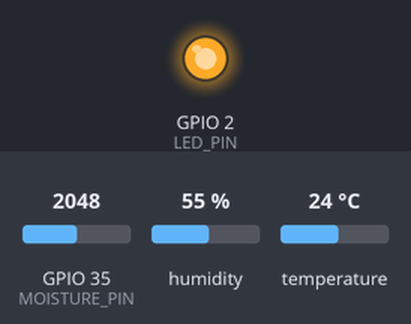
The sketch below on a simulated ESP32. Parts: output pins drawn as LEDs (lit = HIGH). The inputs (shaded band) are chosen by the test bench; at power-on: GPIO 35 (MOISTURE_PIN) = 2048, humidity 55 %, temperature 24 °C. Nothing arrives over Bluetooth unless stated; what the sketch prints to the serial monitor is not drawn.

Above: at 0.1 s.
Timing chart, 0 to 1.6 s (numbered marks = the images above):
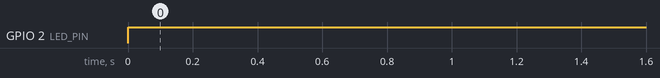

The sketch:

aquasense.ino
```cpp
#include <Arduino.h>
#include "BluetoothSerial.h"
#include <Wire.h>
#include <Adafruit_Sensor.h>
#include <Adafruit_AHTX0.h>

BluetoothSerial SerialBT;
Adafruit_AHTX0 aht;

// Pines I2C para AHT10
#define SDA_PIN 32
#define SCL_PIN 33

// Sensor de humedad capacitivo
#define MOISTURE_PIN 35

// LED azul integrado (cámbialo si tu LED está en otro pin)
#define LED_PIN 2

// ID de la ESP32 (cámbialo si tienes varias placas)
const char* DEVICE_ID = "ESTACA-01";

const int MOISTURE_AIR_VALUE   = 4095;
const int MOISTURE_WATER_VALUE = 1500;

// Tiempos
const unsigned long SEND_INTERVAL  = 2000; // ms entre envíos de datos
const unsigned long BLINK_INTERVAL = 300;  // ms para parpadeo LED

// Variables para controlar parpadeo y envíos
unsigned long lastBlink = 0;
bool ledState = false;

unsigned long lastSend = 0;

float mapToPercent(int value, int inMin, int inMax) {
  float pct = (float)(value - inMin) * 100.0 / (float)(inMax - inMin);
  return constrain(pct, 0, 100);
}

void setup() {
  Serial.begin(115200);

  // Inicializar I2C en los pines personalizados
  Wire.begin(SDA_PIN, SCL_PIN);

  pinMode(MOISTURE_PIN, INPUT);
  pinMode(LED_PIN, OUTPUT);
  digitalWrite(LED_PIN, LOW);  // Comienza apagado

  // Nombre Bluetooth de la ESP32
  if (!SerialBT.begin("AquaSense-" + String(DEVICE_ID))) {
    Serial.println("Error inicializando Bluetooth SPP");
  }

  if (!aht.begin(&Wire)) {
    Serial.println("No se encontró el AHT10/AHT20. Verifica SDA/SCL.");
  } else {
    Serial.println("AHT10 inicializado correctamente.");
  }
}

void loop() {
  unsigned long now = millis();

  // 1) Gestión del LED según conexión Bluetooth
  bool btConnected = SerialBT.hasClient();

  if (!btConnected) {
    // Parpadeo mientras NO hay cliente conectado
    if (now - lastBlink >= BLINK_INTERVAL) {
      lastBlink = now;
      ledState = !ledState;
      digitalWrite(LED_PIN, ledState ? HIGH : LOW);
    }
  } else {
    // Conexión establecida: LED fijo encendido (sin parpadear)
    digitalWrite(LED_PIN, HIGH);
  }

  // 2) Lectura de sensores y envío cada SEND_INTERVAL ms
  if (now - lastSend >= SEND_INTERVAL) {
    lastSend = now;

    sensors_event_t humidity, temp;
    aht.getEvent(&humidity, &temp);

    int rawMoisture = analogRead(MOISTURE_PIN);
    float moisturePercent = mapToPercent(
      rawMoisture,
      MOISTURE_AIR_VALUE,
      MOISTURE_WATER_VALUE
    );

    String payload = "{";
    payload += "\"id\":\"" + String(DEVICE_ID) + "\",";
    payload += "\"timestamp\":" + String(now) + ",";
    payload += "\"temperature\":" + String(temp.temperature, 2) + ",";
    payload += "\"moisture\":" + String(moisturePercent, 1);
    payload += "}\n";

    Serial.println(payload);   // Para depuración por USB
    SerialBT.print(payload);   // Envío por Bluetooth
  }
}
```

Measured:
- by itself, GPIO 2 (LED_PIN): LOW → HIGH at 0.00 s
